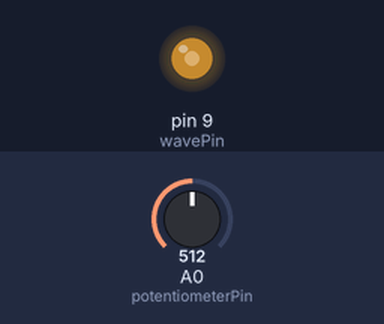
Recording of a sketch running on a simulated Arduino Uno, built with avr-gcc and run on an emulated ATmega328P. Shown: output pins drawn as LEDs (lit = HIGH). Inputs (shaded band) come from the test bench; at power-on: A0 (potentiometerPin) = 512. What the sketch prints to the serial monitor is not drawn.

Above: at 0.1 s.
Timing chart, 0 to 1.6 s (numbered marks = the images above):
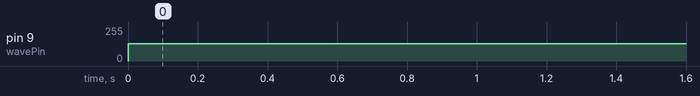

Measured:
- by itself, pin 9 (wavePin): 0/255 → 128/255 at 0.00 s

The sketch:

InductanceMeter.ino
```cpp
// Capacitance Meter
//   Author - Cole Barach
//   Date Created - 22.07.11
//   Date Updated - 22.07.11
//   Usage - Connect an inductor in parallel with a capacitor to form a LC circuit.
//     The input to this circuit will be the Wave Pin, which will stimulate the circuit
//     at a variable frequency, the frecuency at which the inductor's voltage is highest
//     indicates its inductance.

// Includes
#include <TimerOne.h>

// Pinout
const int potentiometerPin = A0;
const int wavePin          = 9;

// Potentiometer Config
long frequencyHigh = 300;
long frequencyLow  = 200;

void setup() {
  Serial.begin(9600);
  Timer1.initialize(1000000/480);

  pinMode(potentiometerPin, INPUT);
  pinMode(wavePin,          OUTPUT);
}

void loop() {
  long potentiometer = analogRead(potentiometerPin)*(frequencyHigh-frequencyLow);
  long frequency = potentiometer/1024.0f + frequencyLow;
  int period = 1000000/frequency;

  Timer1.pwm(wavePin,512,period);

  Serial.println("");
  Serial.print(frequency);
  Serial.print("Hz : ");
  Serial.print(period);
  Serial.print(" us");
}
```
